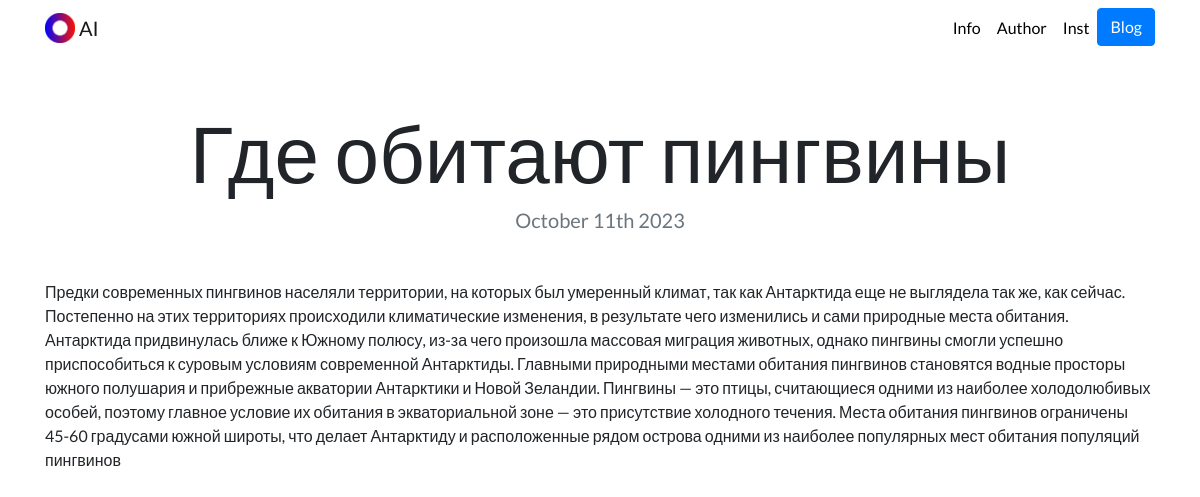
The app's page /blog/4/ with its own data.
### blog/models.py (models this page shows, shortened)
class Blog(models.Model):
    title = models.CharField(max_length=200)
    description = models.TextField()
    date = models.DateField()

### blog/views.py (the view)
# urls.py: path('<int:blog_id>/', views.detail, name='detail'),
def detail(request, blog_id):
    blog = get_object_or_404(Blog, pk=blog_id)
    return render(request, 'blog/detail.html',{'blog':blog})

### blog/templates/blog/detail.html
{% extends "portfolio/base.html" %}
{% load static %}
{% block content %}
<h1 class="text-center mt-5" id="blogdetailtitle">{{ blog.title }}</h1>
<h5 class="text-center text-muted mb-5">{{ blog.date|date:'F jS Y' }}</h5>
{{ blog.description|safe }}
{% endblock %}

### portfolio/static/portfolio/custom.css (style rules this page uses)
body { font-family: 'Lato', sans-serif; }
@media (min-width: 992px) { #blogdetailtitle { font-size: 5rem; } }

### records on screen
Blog: title "Где обитают пингвины", date "October 11th 2023", description "Предки современных пингвинов населяли территории, на которых был умеренный климат, так как Антарктида еще не выглядела так же, как сейчас. Постепенно на этих территориях происходили климатические изменения, в результате чего изменились и сами природные места обитания. Антарктида придвинулась ближе к Южному полюсу, из-за чего произошла массовая миграция животных, однако пингвины смогли успешно приспособиться к суровым условиям современной Антарктиды. Главными природными местами обитания пингвинов становятся водные просторы южного полушария и прибрежные акватории Антарктики и Новой Зеландии. Пингвины — это птицы, считающиеся одними из наиболее холодолюбивых особей, поэтому главное условие их…"
